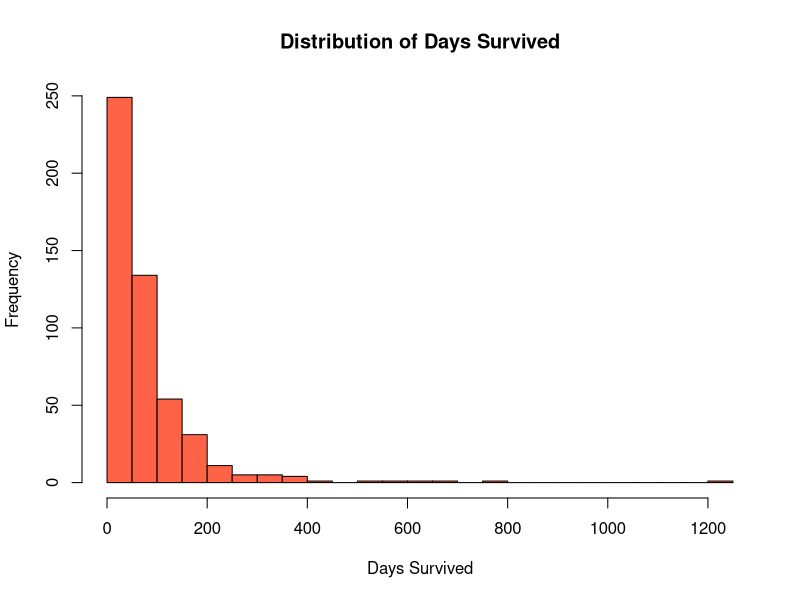
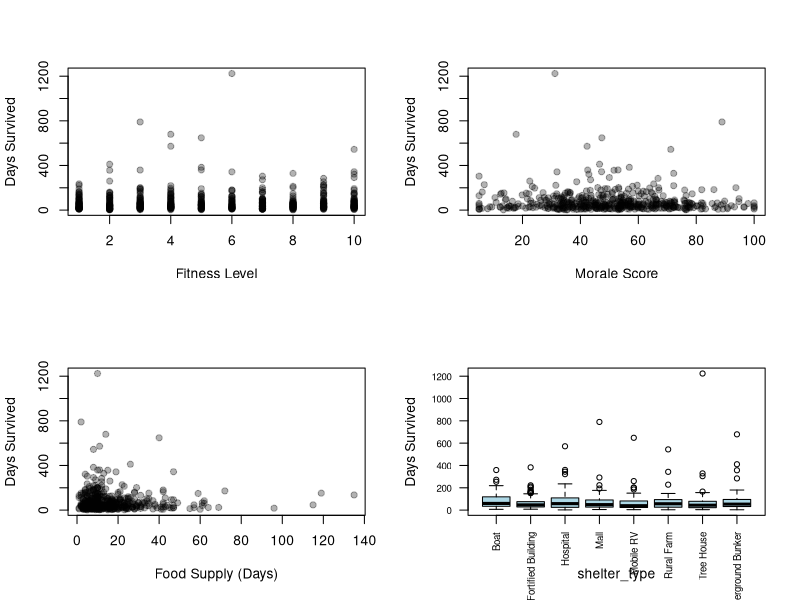
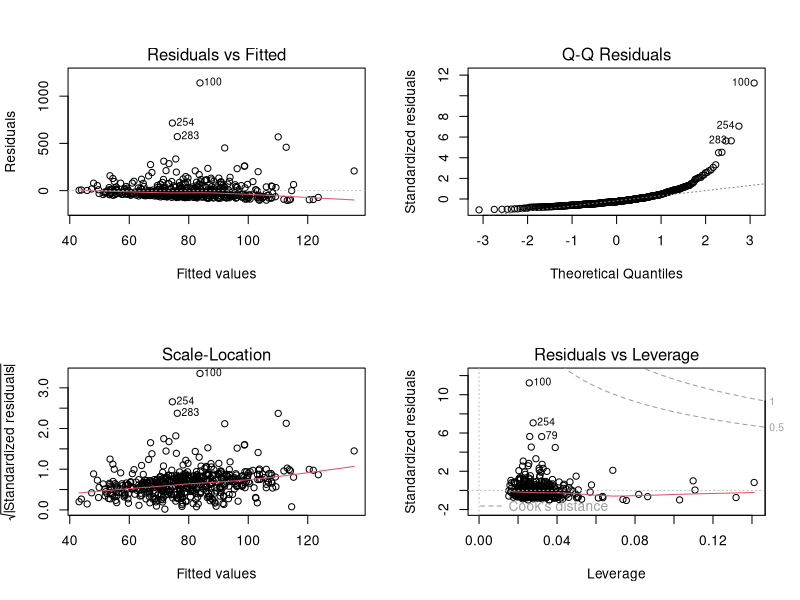
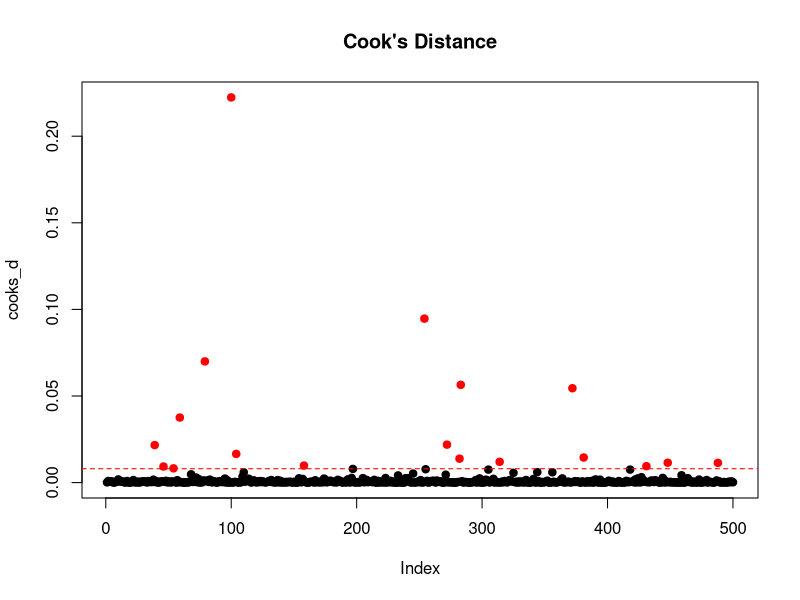
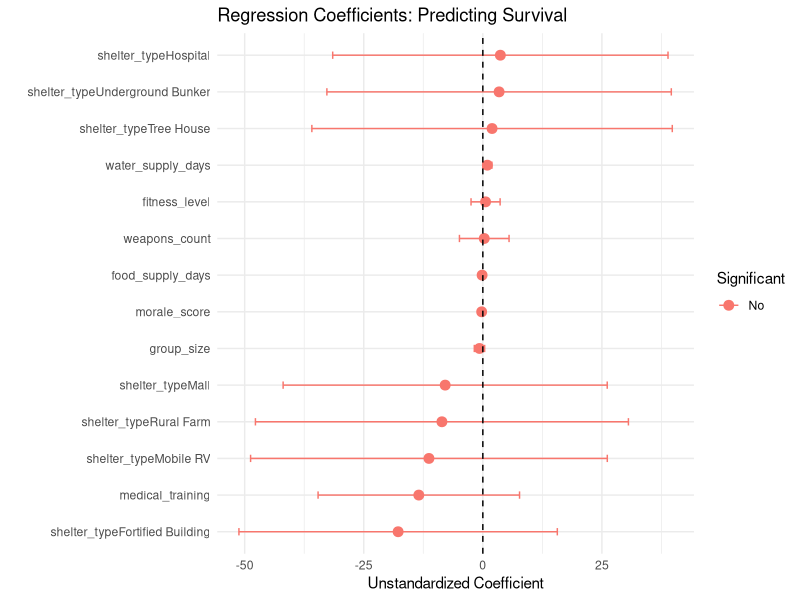

Source code (R) for these figures, in order:
# ============================================================
# Script 20: Full Analysis Workflow (Capstone)
# Dataset: Zombie Apocalypse Survival
# Course: PhD Multiple Regression / Advanced Stats
# ============================================================
# Topics Covered:
#   - Complete analysis from start to finish
#   - Exploratory data analysis (EDA)
#   - Variable selection and model building
#   - Regression diagnostics
#   - Interpreting and reporting results
#   - This ties together everything from the course
# ============================================================

# --- Step 1: Load the Data ---
zombies <- read.csv("20_zombie_apocalypse_survival.csv")

# --- Step 2: Exploratory Data Analysis ---
str(zombies)
head(zombies)
summary(zombies)

# What are we predicting?
# days_survived = how long a person survived
hist(zombies$days_survived,
     main = "Distribution of Days Survived",
     xlab = "Days Survived",
     col = "tomato",
     breaks = 25)

# --- Step 3: Check Variable Types ---
# Categorical variables
table(zombies$shelter_type)
table(zombies$previous_occupation)

# Binary variables
table(zombies$medical_training)
table(zombies$bitten)

# Continuous variables
summary(zombies[, c("group_size", "weapons_count", "food_supply_days",
                     "water_supply_days", "fitness_level",
                     "zombie_kills", "morale_score")])

# --- Step 4: Bivariate Exploration ---
# Which variables relate to survival?

# Correlation with days_survived (numeric vars only)
numeric_vars <- zombies[, c("days_survived", "group_size", "weapons_count",
                             "food_supply_days", "water_supply_days",
                             "fitness_level", "zombie_kills",
                             "morale_score")]
round(cor(numeric_vars), 3)

# Group differences by shelter type
tapply(zombies$days_survived, zombies$shelter_type, mean)

# Medical training effect
tapply(zombies$days_survived, zombies$medical_training, mean)

# Visualize key relationships
par(mfrow = c(2, 2))
plot(zombies$fitness_level, zombies$days_survived,
     pch = 19, col = rgb(0,0,0,0.3),
     xlab = "Fitness Level", ylab = "Days Survived")
plot(zombies$morale_score, zombies$days_survived,
     pch = 19, col = rgb(0,0,0,0.3),
     xlab = "Morale Score", ylab = "Days Survived")
plot(zombies$food_supply_days, zombies$days_survived,
     pch = 19, col = rgb(0,0,0,0.3),
     xlab = "Food Supply (Days)", ylab = "Days Survived")
boxplot(days_survived ~ shelter_type, data = zombies,
        col = "lightblue", las = 2, cex.axis = 0.7,
        ylab = "Days Survived")
par(mfrow = c(1, 1))

# --- Step 5: Build the Model (Step by Step) ---
# Convert categorical variables
zombies$shelter_type <- factor(zombies$shelter_type)
zombies$previous_occupation <- factor(zombies$previous_occupation)

# Step 1: Physical preparedness
model1 <- lm(days_survived ~ fitness_level + weapons_count, data = zombies)
summary(model1)

# Step 2: Add resources
model2 <- lm(days_survived ~ fitness_level + weapons_count +
               food_supply_days + water_supply_days, data = zombies)
summary(model2)

# Step 3: Add social and psychological factors
model3 <- lm(days_survived ~ fitness_level + weapons_count +
               food_supply_days + water_supply_days +
               group_size + morale_score + medical_training,
             data = zombies)
summary(model3)

# Step 4: Full model with shelter type
model4 <- lm(days_survived ~ fitness_level + weapons_count +
               food_supply_days + water_supply_days +
               group_size + morale_score + medical_training +
               shelter_type, data = zombies)
summary(model4)

# --- Step 6: Compare Models ---
anova(model1, model2, model3, model4)

# Track R-squared
cat("R-squared progression:\n")
cat("  Model 1:", round(summary(model1)$r.squared, 4), "\n")
cat("  Model 2:", round(summary(model2)$r.squared, 4), "\n")
cat("  Model 3:", round(summary(model3)$r.squared, 4), "\n")
cat("  Model 4:", round(summary(model4)$r.squared, 4), "\n")

# AIC comparison
AIC(model1, model2, model3, model4)

# --- Step 7: Diagnostics on Best Model ---
par(mfrow = c(2, 2))
plot(model4)
par(mfrow = c(1, 1))

# Check multicollinearity
library(car)
vif(model4)

# Check normality of residuals
shapiro.test(residuals(model4))

# Influential observations
cooks_d <- cooks.distance(model4)
plot(cooks_d, pch = 19, main = "Cook's Distance",
     col = ifelse(cooks_d > 4/nrow(zombies), "red", "black"))
abline(h = 4/nrow(zombies), col = "red", lty = 2)

# --- Step 8: Standardized Coefficients ---
# Which predictors matter most?
zombies_z <- zombies
numeric_cols <- c("days_survived", "fitness_level", "weapons_count",
                  "food_supply_days", "water_supply_days",
                  "group_size", "morale_score")
zombies_z[numeric_cols] <- scale(zombies_z[numeric_cols])

model_z <- lm(days_survived ~ fitness_level + weapons_count +
                food_supply_days + water_supply_days +
                group_size + morale_score + medical_training +
                shelter_type, data = zombies_z)
summary(model_z)

# --- Step 9: Visualize Final Model Results ---
library(ggplot2)

# Coefficient plot
coefs <- summary(model4)$coefficients[-1, ]
coef_df <- data.frame(
  Variable = rownames(coefs),
  Estimate = coefs[, 1],
  SE = coefs[, 2],
  p = coefs[, 4]
)
coef_df$Significant <- ifelse(coef_df$p < 0.05, "Yes", "No")

ggplot(coef_df, aes(x = reorder(Variable, Estimate), y = Estimate,
                     color = Significant)) +
  geom_point(size = 3) +
  geom_errorbar(aes(ymin = Estimate - 1.96 * SE,
                     ymax = Estimate + 1.96 * SE), width = 0.2) +
  geom_hline(yintercept = 0, linetype = "dashed") +
  coord_flip() +
  labs(title = "Regression Coefficients: Predicting Survival",
       x = "", y = "Unstandardized Coefficient") +
  theme_minimal()

# ============================================================
# Congratulations! You have completed all 20 practice scripts.
#
# Practice on Your Own:
#   1. Try adding previous_occupation to the model
#   2. Run a logistic regression predicting bitten (0/1)
#   3. What is the single best predictor of zombie survival?
# ============================================================
